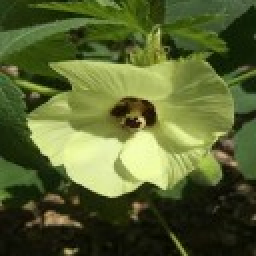
#> input picture Indonesia-Medicinal-Plant-dataset/Indonesia-Medicinal-Plant-Dataset/Abelmoschus Esculentus (Okra)/40.jpg, 128 x 128 px (shown 2 times larger); its folder holds only this picture in this run
$ python 00_eda.py
#> lines starting #> are read from the running program, lines starting #| are printed output that depends on the picture
### tanaman-obat/scripts/common.py
"""Utilitas bersama untuk pipeline tanaman obat (tim ML).

Semua output masuk ke  tanaman-obat/output/
"""
import json
from pathlib import Path

import numpy as np
import pandas as pd

BASE = Path(r"C:\Users\Wahyu Pratomo\Project Machine Learning\tanaman-obat")
OUT = BASE / "output"
DATA = OUT / "_data"
TAGS_CSV = BASE / "analisis" / "peta_tag_draf.csv"

for _d in (OUT, DATA):
    _d.mkdir(parents=True, exist_ok=True)


def load_labels():
    return json.loads((DATA / "labels.json").read_text(encoding="utf-8"))


# [11 lines left out: functions load_tags, tag_arrays, not called in this run]


def topk_acc(y, prob, k=3):
    top = np.argsort(-prob, axis=1)[:, :k]
    return float(np.mean([y[i] in top[i] for i in range(len(y))]))


# [47 lines left out: functions safety_metrics, abstain_curve, worst_classes, show_fig, not called in this run]


def tampil(judul, tabel):
    """Tampilkan DataFrame sebagai tabel di notebook (jatuh ke print di terminal)."""
    try:
        from IPython.display import Markdown, display
        display(Markdown(f"**{judul}**"))
        display(tabel)
    except Exception:
        print(f"\n{judul}\n{tabel}")


# [7 lines left out: function tampil_teks, not called in this run]


def save_json(path, obj):
    Path(path).write_text(json.dumps(obj, indent=2, ensure_ascii=False), encoding="utf-8")
    print("  json ->", path)

### tanaman-obat/scripts/00_eda.py
"""Tahap 0: EDA pada data MENTAH (sebelum pembersihan, sebelum preprocessing).

Tidak ada resize, normalisasi, atau augmentasi di sini. Semua angka dihitung
dari file gambar apa adanya (128x128, RGB).

Output: output/eda/figures/*.png + tabel ringkas di notebook.
"""
import hashlib
import sys
import warnings
from pathlib import Path

import numpy as np
import pandas as pd
from PIL import Image

import matplotlib
matplotlib.use("Agg")
import matplotlib.pyplot as plt

sys.path.insert(0, str(Path(__file__).parent))
from common import OUT, show_fig, tampil  # noqa: E402

warnings.filterwarnings("ignore")

ROOT = Path(r"C:\Users\Wahyu Pratomo\Downloads\Indonesia-Medicinal-Plant-dataset\Indonesia-Medicinal-Plant-Dataset")
NEAR_DUP_MAX = 2

D = OUT / "eda"
FIG = D / "figures"
FIG.mkdir(parents=True, exist_ok=True)

# --- baca folder mentah + hitung statistik tiap gambar ---
paths, kelas, md5s, lebar, tinggi, mode, bright, kontras, kb, hashes = [], [], [], [], [], [], [], [], [], []
for _d in sorted(p for p in ROOT.iterdir() if p.is_dir()):
    for _f in sorted(_d.iterdir()):
        if not (_f.is_file() and _f.suffix.lower() == ".jpg"):
            continue
        _raw = _f.read_bytes()
        with Image.open(_f) as im:
#> im is the input picture: PIL image 128x128 RGB; mean R, G, B 87.3, 99, 49.1
            _w, _h = im.size
            _mode = im.mode
            _gray = np.asarray(im.convert("L"), dtype=np.uint8)
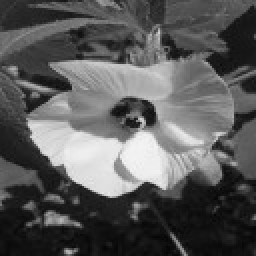
#> _gray: shape (128, 128) (shown 2 times larger); min 4, max 245, mean 89.9
            _small = np.asarray(im.convert("L").resize((9, 8), Image.BILINEAR), dtype=np.int16)
        paths.append(str(_f)); kelas.append(_d.name)
        md5s.append(hashlib.md5(_raw).hexdigest())
        lebar.append(_w); tinggi.append(_h); mode.append(_mode)
        bright.append(float(_gray.mean())); kontras.append(float(_gray.std()))
        kb.append(len(_raw) / 1024)
        hashes.append((_small[:, 1:] > _small[:, :-1]).flatten())
#> pass 2 of the loop `for _d in sorted(p for p in ROOT.iterdir() if p.is_dir()):`:
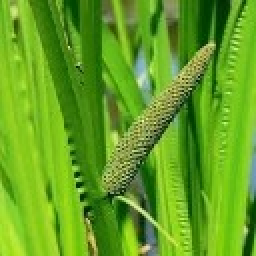
#> input picture Indonesia-Medicinal-Plant-dataset/Indonesia-Medicinal-Plant-Dataset/Acorus Calamus (Dlingo)/35.jpg, 128 x 128 px (shown 2 times larger)
#> im is the input picture: PIL image 128x128 RGB; mean R, G, B 100.2, 161.6, 33.2
#> `_gray = np.asarray(im.convert("L"), dtype=np.uint8)`:
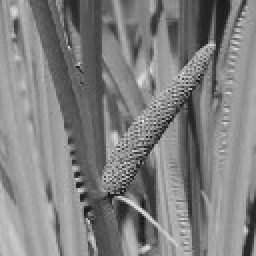
#> _gray: shape (128, 128) (shown 2 times larger); min 15, max 235, mean 128.6

df = pd.DataFrame({
    "path": paths, "label": kelas, "md5": md5s, "lebar": lebar, "tinggi": tinggi,
    "mode": mode, "brightness": bright, "contrast": kontras, "ukuran_kb": kb,
})
#> df = table of 2 rows and 9 columns
print(f"gambar mentah: {len(df):,} | kelas: {df.label.nunique()}", flush=True)
#| gambar mentah: 2 | kelas: 2

# --- cek duplikat (ditemukan di EDA, dibersihkan di tahap berikutnya) ---
mask = ~df.duplicated("md5").values
#> mask = [True, True]
dup_persis = int((~mask).sum())
#> dup_persis = 0
sisa = df[mask].reset_index(drop=True)
#> sisa = table of 2 rows and 9 columns
h = [hashes[k] for k in np.where(mask)[0]]
#> h = 2 items
keep = np.ones(len(sisa), dtype=bool)
#> keep = [True, True]
for _lab in sisa.label.unique():
    idxs = np.where(sisa.label.values == _lab)[0]
    kept = []
    for i in idxs:
        if any(int((h[i] != h[j]).sum()) <= NEAR_DUP_MAX for j in kept):
            keep[i] = False
        else:
            kept.append(i)
#> this loop made 2 passes
#> (_lab, idxs) on passes 1 to 2: ('Abelmoschus Esculentus (Okra)', [0]), ('Acorus Calamus (Dlingo)', [1])
dup_mirip = int((~keep).sum())
#> dup_mirip = 0
print(f"duplikat persis: {dup_persis} | near-duplicate (setelah duplikat persis): {dup_mirip}", flush=True)
#| duplikat persis: 0 | near-duplicate (setelah duplikat persis): 0

# --- tabel informasi dataset ---
tampil("Informasi dataset (mentah)", pd.DataFrame({
    "Item": ["Jumlah gambar", "Jumlah kelas", "Resolusi", "Mode warna",
             "Format file", "Ukuran file (rata-rata)", "Gambar per kelas"],
    "Nilai": [f"{len(df):,}", f"{df.label.nunique()}",
              f"{int(df.lebar.min())}x{int(df.tinggi.min())}",
              ", ".join(sorted(df['mode'].unique())), "JPG",
              f"{df.ukuran_kb.mean():.1f} KB (min {df.ukuran_kb.min():.1f}, maks {df.ukuran_kb.max():.1f})",
              f"{int(df.label.value_counts().min())}-{int(df.label.value_counts().max())}"],
}))

# --- cek missing dan duplikat ---
tampil("Pemeriksaan kualitas data", pd.DataFrame({
    "Pemeriksaan": ["Sel kosong", "File tidak ditemukan", "Duplikat persis (MD5)",
                    "Near-duplicate (dHash)"],
    "Hasil": [int(df[["path", "label"]].isna().sum().sum()),
              int(sum(not Path(p).exists() for p in df.path)), dup_persis, dup_mirip],
}))

# --- grafik distribusi kelas ---
jumlah = df.label.value_counts().sort_values()
#> (the run stopped early here; a loop or call above may not have finished)
